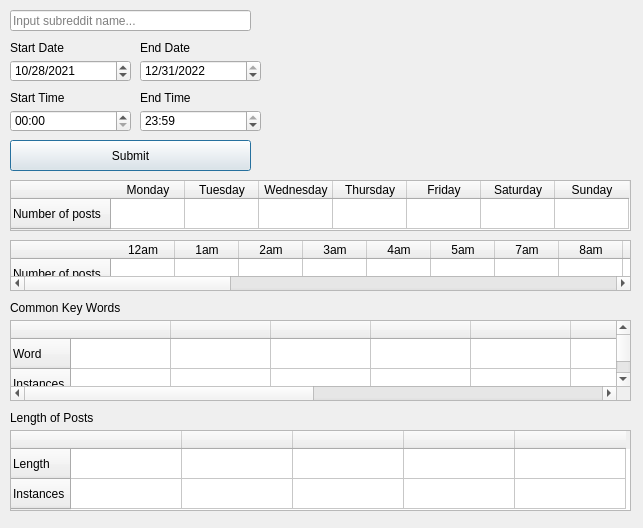
<?xml version="1.0" encoding="UTF-8"?>
<ui version="4.0">
 <class>dialog</class>
 <widget class="QDialog" name="dialog">
  <property name="geometry">
   <rect>
    <x>0</x>
    <y>0</y>
    <width>643</width>
    <height>528</height>
   </rect>
  </property>
  <property name="windowTitle">
   <string>Subreddit Analyzer</string>
  </property>
  <widget class="QLineEdit" name="subName">
   <property name="geometry">
    <rect>
     <x>10</x>
     <y>10</y>
     <width>241</width>
     <height>21</height>
    </rect>
   </property>
   <property name="inputMask">
    <string/>
   </property>
   <property name="text">
    <string/>
   </property>
   <property name="placeholderText">
    <string>Input subreddit name...</string>
   </property>
  </widget>
  <widget class="QTimeEdit" name="startTime">
   <property name="geometry">
    <rect>
     <x>10</x>
     <y>110</y>
     <width>121</width>
     <height>22</height>
    </rect>
   </property>
   <property name="displayFormat">
    <string>hh:mm</string>
   </property>
   <property name="timeSpec">
    <enum>Qt::UTC</enum>
   </property>
   <property name="time">
    <time>
     <hour>0</hour>
     <minute>0</minute>
     <second>0</second>
    </time>
   </property>
  </widget>
  <widget class="QPushButton" name="submit">
   <property name="geometry">
    <rect>
     <x>10</x>
     <y>140</y>
     <width>241</width>
     <height>31</height>
    </rect>
   </property>
   <property name="text">
    <string>Submit</string>
   </property>
  </widget>
  <widget class="QDateEdit" name="startDate">
   <property name="geometry">
    <rect>
     <x>10</x>
     <y>60</y>
     <width>121</width>
     <height>22</height>
    </rect>
   </property>
   <property name="minimumDateTime">
    <datetime>
     <hour>7</hour>
     <minute>0</minute>
     <second>0</second>
     <year>2020</year>
     <month>10</month>
     <day>28</day>
    </datetime>
   </property>
   <property name="maximumDate">
    <date>
     <year>2030</year>
     <month>11</month>
     <day>21</day>
    </date>
   </property>
   <property name="minimumDate">
    <date>
     <year>2020</year>
     <month>10</month>
     <day>28</day>
    </date>
   </property>
   <property name="displayFormat">
    <string>M/d/yyyy</string>
   </property>
   <property name="timeSpec">
    <enum>Qt::UTC</enum>
   </property>
   <property name="date">
    <date>
     <year>2021</year>
     <month>10</month>
     <day>28</day>
    </date>
   </property>
  </widget>
  <widget class="QDateEdit" name="endDate">
   <property name="geometry">
    <rect>
     <x>140</x>
     <y>60</y>
     <width>121</width>
     <height>22</height>
    </rect>
   </property>
   <property name="maximumDate">
    <date>
     <year>2023</year>
     <month>12</month>
     <day>31</day>
    </date>
   </property>
   <property name="minimumDate">
    <date>
     <year>2021</year>
     <month>10</month>
     <day>29</day>
    </date>
   </property>
   <property name="displayFormat">
    <string>M/d/yyyy</string>
   </property>
   <property name="timeSpec">
    <enum>Qt::UTC</enum>
   </property>
   <property name="date">
    <date>
     <year>2022</year>
     <month>12</month>
     <day>31</day>
    </date>
   </property>
  </widget>
  <widget class="QTableWidget" name="day">
   <property name="geometry">
    <rect>
     <x>10</x>
     <y>180</y>
     <width>621</width>
     <height>51</height>
    </rect>
   </property>
   <attribute name="horizontalHeaderDefaultSectionSize">
    <number>74</number>
   </attribute>
   <row>
    <property name="text">
     <string>Number of posts</string>
    </property>
   </row>
   <column>
    <property name="text">
     <string>Monday</string>
    </property>
   </column>
   <column>
    <property name="text">
     <string>Tuesday</string>
    </property>
   </column>
   <column>
    <property name="text">
     <string>Wednesday</string>
    </property>
   </column>
   <column>
    <property name="text">
     <string>Thursday</string>
    </property>
   </column>
   <column>
    <property name="text">
     <string>Friday</string>
    </property>
   </column>
   <column>
    <property name="text">
     <string>Saturday</string>
    </property>
   </column>
   <column>
    <property name="text">
     <string>Sunday</string>
    </property>
   </column>
  </widget>
  <widget class="QTableWidget" name="postTime">
   <property name="geometry">
    <rect>
     <x>10</x>
     <y>240</y>
     <width>621</width>
     <height>51</height>
    </rect>
   </property>
   <property name="verticalScrollBarPolicy">
    <enum>Qt::ScrollBarAlwaysOff</enum>
   </property>
   <property name="horizontalScrollBarPolicy">
    <enum>Qt::ScrollBarAlwaysOn</enum>
   </property>
   <property name="autoScrollMargin">
    <number>16</number>
   </property>
   <attribute name="horizontalHeaderDefaultSectionSize">
    <number>64</number>
   </attribute>
   <row>
    <property name="text">
     <string>Number of posts</string>
    </property>
   </row>
   <column>
    <property name="text">
     <string>12am</string>
    </property>
   </column>
   <column>
    <property name="text">
     <string>1am</string>
    </property>
   </column>
   <column>
    <property name="text">
     <string>2am</string>
    </property>
   </column>
   <column>
    <property name="text">
     <string>3am</string>
    </property>
   </column>
   <column>
    <property name="text">
     <string>4am</string>
    </property>
   </column>
   <column>
    <property name="text">
     <string>5am</string>
    </property>
   </column>
   <column>
    <property name="text">
     <string>7am</string>
    </property>
   </column>
   <column>
    <property name="text">
     <string>8am</string>
    </property>
   </column>
   <column>
    <property name="text">
     <string>9am</string>
    </property>
   </column>
   <column>
    <property name="text">
     <string>10am</string>
    </property>
   </column>
   <column>
    <property name="text">
     <string>11am</string>
    </property>
   </column>
   <column>
    <property name="text">
     <string>12pm</string>
    </property>
   </column>
   <column>
    <property name="text">
     <string>1pm</string>
    </property>
   </column>
   <column>
    <property name="text">
     <string>2pm</string>
    </property>
   </column>
   <column>
    <property name="text">
     <string>3pm</string>
    </property>
   </column>
   <column>
    <property name="text">
     <string>4pm</string>
    </property>
   </column>
   <column>
    <property name="text">
     <string>5pm</string>
    </property>
   </column>
   <column>
    <property name="text">
     <string>6pm</string>
    </property>
   </column>
   <column>
    <property name="text">
     <string>7pm</string>
    </property>
   </column>
   <column>
    <property name="text">
     <string>8pm</string>
    </property>
   </column>
   <column>
    <property name="text">
     <string>9pm</string>
    </property>
   </column>
   <column>
    <property name="text">
     <string>10pm</string>
    </property>
   </column>
   <column>
    <property name="text">
     <string>11pm</string>
    </property>
   </column>
  </widget>
  <widget class="QTableWidget" name="keyWords">
   <property name="geometry">
    <rect>
     <x>10</x>
     <y>320</y>
     <width>621</width>
     <height>81</height>
    </rect>
   </property>
   <row>
    <property name="text">
     <string>Word</string>
    </property>
   </row>
   <row>
    <property name="text">
     <string>Instances</string>
    </property>
   </row>
   <column>
    <property name="text">
     <string/>
    </property>
   </column>
   <column>
    <property name="text">
     <string/>
    </property>
   </column>
   <column>
    <property name="text">
     <string/>
    </property>
   </column>
   <column>
    <property name="text">
     <string/>
    </property>
   </column>
   <column>
    <property name="text">
     <string/>
    </property>
   </column>
   <column>
    <property name="text">
     <string/>
    </property>
   </column>
   <column>
    <property name="text">
     <string/>
    </property>
   </column>
   <column>
    <property name="text">
     <string/>
    </property>
   </column>
   <column>
    <property name="text">
     <string/>
    </property>
   </column>
   <column>
    <property name="text">
     <string/>
    </property>
   </column>
  </widget>
  <widget class="QTableWidget" name="length">
   <property name="geometry">
    <rect>
     <x>10</x>
     <y>430</y>
     <width>621</width>
     <height>81</height>
    </rect>
   </property>
   <attribute name="horizontalHeaderDefaultSectionSize">
    <number>111</number>
   </attribute>
   <row>
    <property name="text">
     <string>Length</string>
    </property>
   </row>
   <row>
    <property name="text">
     <string>Instances</string>
    </property>
   </row>
   <column>
    <property name="text">
     <string/>
    </property>
   </column>
   <column>
    <property name="text">
     <string/>
    </property>
   </column>
   <column>
    <property name="text">
     <string/>
    </property>
   </column>
   <column>
    <property name="text">
     <string/>
    </property>
   </column>
   <column>
    <property name="text">
     <string/>
    </property>
   </column>
  </widget>
  <widget class="QLabel" name="label">
   <property name="geometry">
    <rect>
     <x>10</x>
     <y>40</y>
     <width>71</width>
     <height>16</height>
    </rect>
   </property>
   <property name="text">
    <string>Start Date</string>
   </property>
  </widget>
  <widget class="QLabel" name="label_2">
   <property name="geometry">
    <rect>
     <x>140</x>
     <y>40</y>
     <width>71</width>
     <height>16</height>
    </rect>
   </property>
   <property name="text">
    <string>End Date</string>
   </property>
  </widget>
  <widget class="QLabel" name="label_3">
   <property name="geometry">
    <rect>
     <x>10</x>
     <y>90</y>
     <width>71</width>
     <height>16</height>
    </rect>
   </property>
   <property name="text">
    <string>Start Time</string>
   </property>
  </widget>
  <widget class="QLabel" name="label_4">
   <property name="geometry">
    <rect>
     <x>140</x>
     <y>90</y>
     <width>71</width>
     <height>16</height>
    </rect>
   </property>
   <property name="text">
    <string>End Time</string>
   </property>
  </widget>
  <widget class="QLabel" name="label_5">
   <property name="geometry">
    <rect>
     <x>10</x>
     <y>300</y>
     <width>141</width>
     <height>16</height>
    </rect>
   </property>
   <property name="text">
    <string>Common Key Words</string>
   </property>
  </widget>
  <widget class="QLabel" name="label_6">
   <property name="geometry">
    <rect>
     <x>10</x>
     <y>410</y>
     <width>101</width>
     <height>16</height>
    </rect>
   </property>
   <property name="text">
    <string>Length of Posts</string>
   </property>
  </widget>
  <widget class="QTimeEdit" name="endTime">
   <property name="geometry">
    <rect>
     <x>140</x>
     <y>110</y>
     <width>121</width>
     <height>22</height>
    </rect>
   </property>
   <property name="displayFormat">
    <string>hh:mm</string>
   </property>
   <property name="timeSpec">
    <enum>Qt::UTC</enum>
   </property>
   <property name="time">
    <time>
     <hour>23</hour>
     <minute>59</minute>
     <second>0</second>
    </time>
   </property>
  </widget>
 </widget>
 <resources/>
 <connections/>
</ui>
